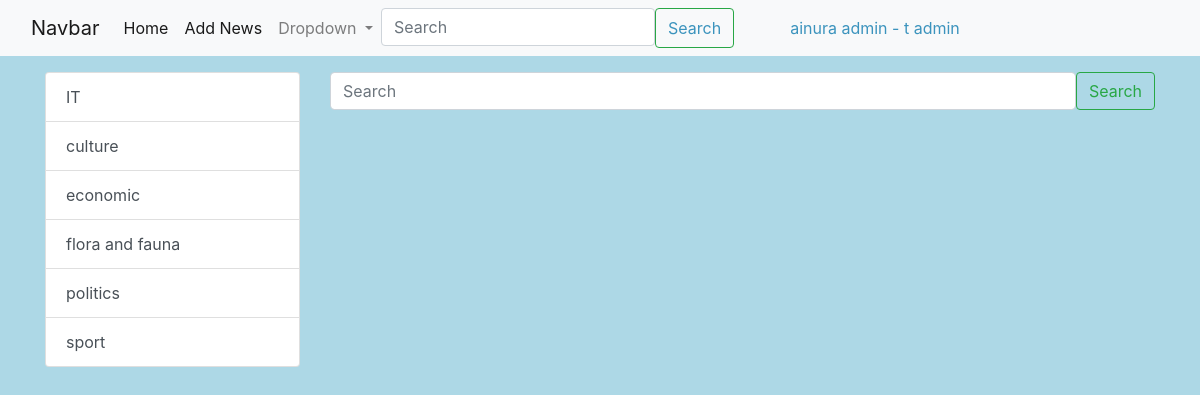
The app's page /search/ (signed in) with its own data.
### news/models.py (models this page shows, shortened)
class Category(models.Model):
    title = models.CharField(max_length=150, db_index=True, verbose_name='Категория')
    class Meta:
        verbose_name = 'Категория'
        verbose_name_plural = 'Категории'
        ordering = ['title']

### news/views.py (the view)
# urls.py: path('search/', views.search, name='search'),
def search(request):
    if not request.user.is_authenticated:
        return HttpResponseRedirect('/login')
    query = request.GET.get('query')
    if request.GET.get('query') is None:
        return render(request, 'news/search.html')
    res = News.objects.filter(Q(title__icontains=request.GET.get('query')) |
                              Q(content__icontains=request.GET.get('query')))
    return render(request, 'news/search.html', {'result': res})

### news/templatetags/news_tags.py (called while the page is built)
@register.simple_tag(name='get_category_list')
def get_categories():
    return Category.objects.all()

### news/templates/news/search.html (shortened to what this page needs)
{%  extends "news/base.html" %}
{% block sidebar %}
      {% include 'news/inc/_sidebar.html' %}
{% endblock %}
{% block content %}
<form method="get" class="d-flex mb-5" >
  <input class="form-control me-2" value = "{{ request.GET.query }}" type="search" name="query" placeholder="Search" aria-label="Search">
  <button class="btn btn-outline-success" type="submit">Search</button>
</form>
{% endblock %}

### news/templates/news/inc/_nav.html (shortened to what this page needs)
<nav class="navbar navbar-expand-lg navbar-light bg-light">
  <div class="container-fluid">
    <a class="navbar-brand" href="{% url 'index' %}">Navbar</a>
    <div class="collapse navbar-collapse" id="navbarSupportedContent">
      <ul class="navbar-nav me-auto mb-2 mb-lg-0">
        <li class="nav-item">
          <a class="nav-link active" aria-current="page" href="{% url 'index' %}">Home</a>
        </li>
        <li class="nav-item">
          <a class="nav-link active" class="nav-link" href="{% url 'add_news' %}">Add News</a>
        </li>
        <li class="nav-item dropdown">
          <a class="nav-link dropdown-toggle" href="#" id="navbarDropdown" role="button" data-bs-toggle="dropdown" aria-expanded="false">
            Dropdown
          </a>
        </li>
      <form method = "get" class="d-flex" style="color:#3b93bd" action="{% url 'search' %}">
        <input class="form-control me-2" name="query"   type="search" placeholder="Search" aria-label="Search" >
        <button class="btn btn-outline-success" style="color:#3b93bd" type="submit" >Search</button>
      </form>
      {% if user.is_authenticated %}
        <ul class="nav ml-5">
            <li class="nav-link active"><a href="{% url 'user' user.id %}"  style="color:#3b93bd" >
              {{ request.user.first_name }} - {{ request.user.last_name }} </a></li>
        </ul>
      {% endif %}
    </div>
  </div>
</nav>

### news/templates/news/inc/_sidebar.html
{% load news_tags %}
<div class="list-group">
  {%  get_category_list as categories %}
  {% for item in categories %}
  <a href="{% url 'view_by_category' item.pk %}" class="list-group-item list-group-item-action">{{item.title}}</a>
  {% endfor %}
</div>

### news/static/css/style.css (style rules this page uses)
body { background-color: #ADD8E6; }

### records on screen
Category: title "IT"
Category: title "culture"
Category: title "economic"
Category: title "flora and fauna"
Category: title "politics"
Category: title "sport"

### other values on screen
{{ request.user.first_name }} "ainura admin"
{{ request.user.last_name }} "t admin"
